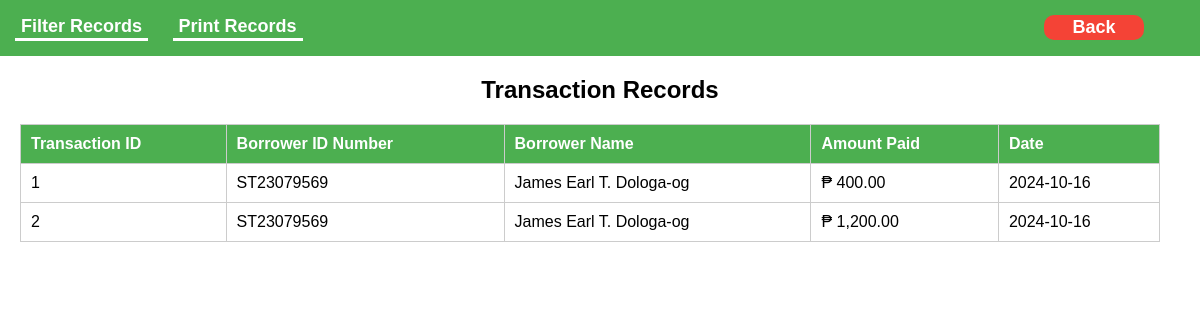
The page /transactionHistory.php on the database its author committed.
### tables this page shows
CREATE TABLE `transaction_records` (
  `transaction_id` int(11) NOT NULL,
  `uid` varchar(50) NOT NULL,
  `uname` varchar(255) DEFAULT NULL,
  `amount_paid` int(11) NOT NULL,
  `date` date NOT NULL
);

### database/dbOperations.php (called while the page is built, shortened)
<?php
class Operations {
    private $conn;
    public function __construct($conn) {
        $this->conn = $conn;
    }
    public function getAllTransactionRecords() {
        $sql = "SELECT * FROM transaction_records ORDER BY date DESC";
        $result = $this->conn->query($sql);
        $transactions = [];
        while ($row = $result->fetch_assoc()) {
            $transactions[] = $row;
        }
        return $transactions;
    }
}

### transactionHistory.php (the view, shortened to what this page needs)
<?php
include("database/dbCon.php");
include("database/dbOperations.php");
$user = new Operations($conn);
$records = $user->getAllTransactionRecords();
?>
<!DOCTYPE html>
<html lang="en">
<head>
</head>
<body>
    <nav>
        <form action="" method="post" style="display: inline;">
            <button class="btn" type="submit" name="filter">Filter Records</button>
            <button class="btn" type="submit" name="printR">Print Records</button>
            <button class="btn logout" type="submit" name="back">Back</button>
        </form>
    </nav>
    <center><h2>Transaction Records</h2></center>
    <table>
        <thead>
            <tr>
                <th>Transaction ID</th>
                <th>Borrower ID Number</th>
                <th>Borrower Name</th>
                <th>Amount Paid</th>
                <th>Date</th>
            </tr>
        </thead>
        <tbody>
            <?php
            if (!empty($records)) {
                foreach ($records as $record) {
                    echo "<tr>";
                    echo "<td>" . htmlspecialchars($record['transaction_id']) . "</td>";
                    echo "<td>" . htmlspecialchars($record['uid']) . "</td>";
                    echo "<td>" . htmlspecialchars($record['uname']) . "</td>";
                    echo "<td> ₱ " . number_format(htmlspecialchars($record['amount_paid']), 2) . "</td>";
                    echo "<td>" . htmlspecialchars($record['date']) . "</td>";
                    echo "</tr>";
                }
            } else {
                echo "<tr><td colspan='5'>No transaction recorded yet.</td></tr>";
            }
            ?>
        </tbody>
    </table>
</body>
</html>

### transactionHistory.php (style rules this page uses)
body { font-family: Arial, sans-serif; margin: 0; padding: 0; }
nav { background-color: #4CAF50; padding: 15px; color: white; }
nav button { color: white; background: none; border: none; text-decoration: none; margin-right: 20px; cursor: pointer; font-weight: bolder; font-size: 18px; border-bottom: 3px solid white; }
nav form { display: inline; }
.logout { position: absolute; right: 3%; background: #f44336; border-radius: 10px; height: 25px; width: 100px; color: white; border: none; cursor: pointer; font-weight: bolder; font-size: 18px; }
table { margin: 20px; width: 95%; border-collapse: collapse; font-size: 1em; }
th, td { padding: 10px; text-align: left; border: 1px solid #ccc; }
th { background-color: #4CAF50; color: white; }

### rows shown on the page
transaction_records: transaction_id "1", uid "ST23079569", uname "James Earl T. Dologa-og", amount_paid "400.00", date "2024-10-16"
transaction_records: transaction_id "2", uid "ST23079569", uname "James Earl T. Dologa-og", amount_paid "1,200.00", date "2024-10-16"
